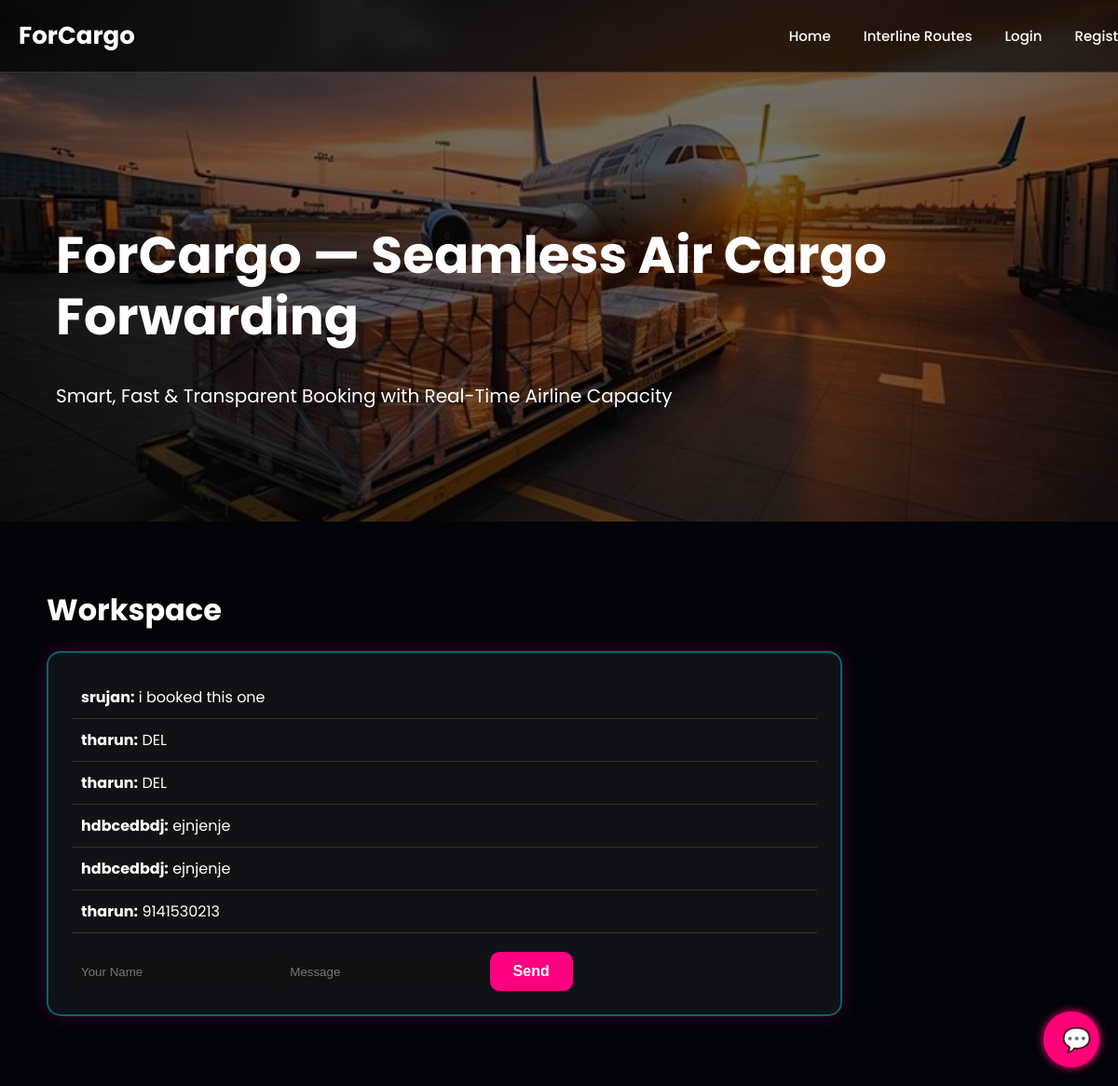
Before: /workspace with the older database file.
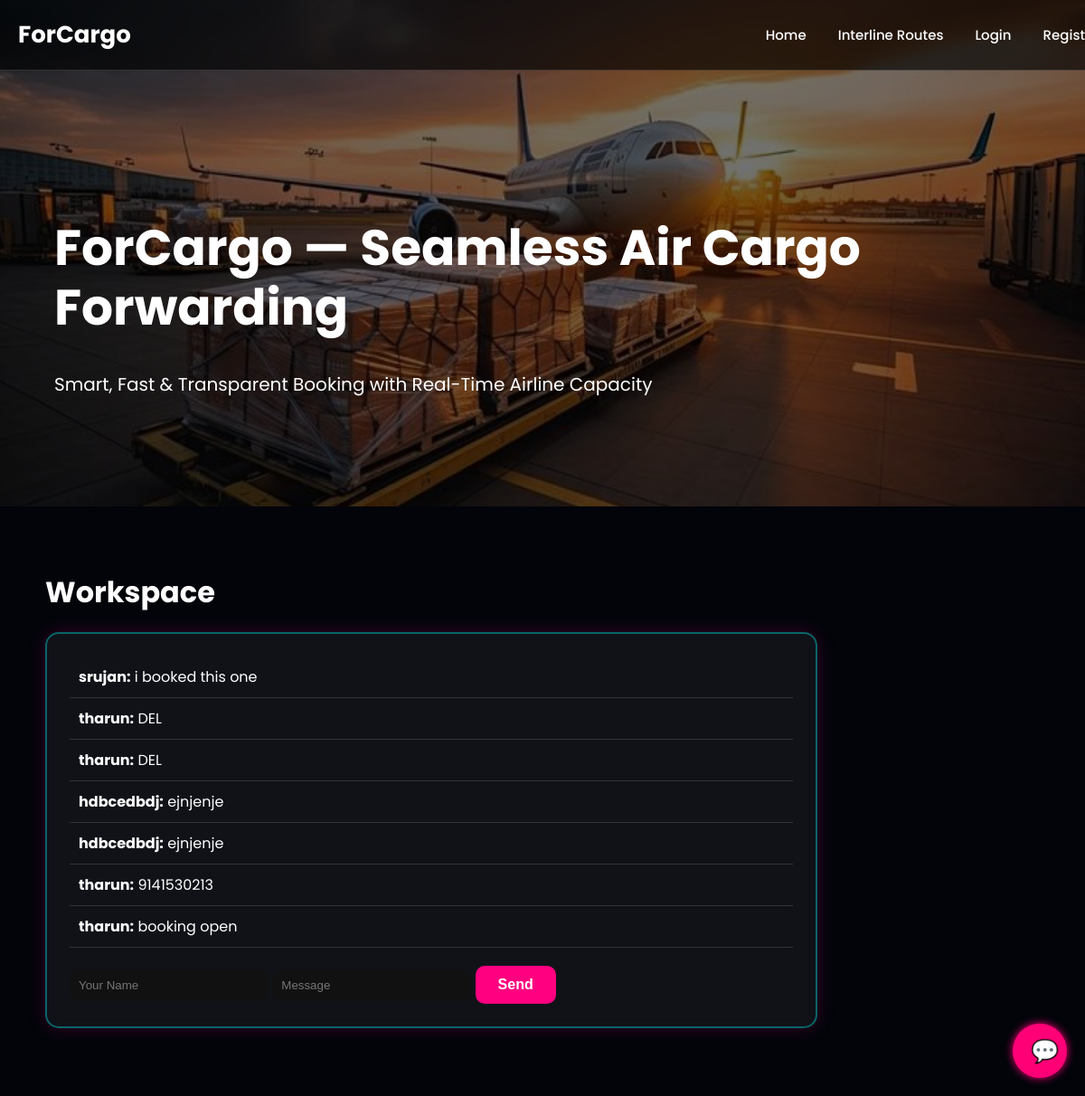
After: the same page with the newer database file.
### tables this page shows
CREATE TABLE messages (
            id INTEGER PRIMARY KEY AUTOINCREMENT,
            sender TEXT,
            text TEXT
        );

### app.py (the view)
@app.route("/workspace", methods=["GET", "POST"])
def workspace():
    db = get_db()
    if request.method == "POST":
        db.execute("INSERT INTO messages(sender,text) VALUES(?,?)",
                   (request.form["sender"], request.form["text"]))
        db.commit()
    messages = db.execute("SELECT * FROM messages").fetchall()
    return render_template("workspace.html", messages=messages)

### database.py (called while the page is built)
def get_db():
    db = getattr(g, "_database", None)
    if db is None:
        db = g._database = sqlite3.connect(DATABASE)
        db.row_factory = sqlite3.Row
    return db

### templates/workspace.html
{% extends "base.html" %}
{% block content %}
<h1 class="page-title">Workspace</h1>
<div class="neon-box">
    {% for m in messages %}
        <div style="padding:10px; border-bottom:1px solid #333;">
            <b>{{ m['sender'] }}:</b> {{ m['text'] }}
        </div>
    {% endfor %}
    <form method="POST" style="margin-top:20px;">
        <input name="sender" placeholder="Your Name">
        <input name="text" placeholder="Message">
        <button class="neon-btn">Send</button>
    </form>
</div>
{% endblock %}

Changed rows visible on the page:
added messages: sender "tharun", text "booking open"
